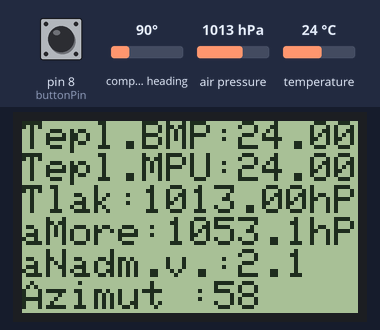
A sketch run on a simulated Arduino Uno, built for the host (arithmetic inside an expression is 32-bit, double 64-bit). Shown: 84×48 one-colour display. The test bench sets the inputs (shaded band); at power-on: compass heading 90°, pin 8 (buttonPin) HIGH, air pressure 1013 hPa, temperature 24 °C. What the sketch prints to the serial monitor is not drawn.

Above: at 3.6 s.
3.7 s: compass heading set to 7°
At 5.5 s:
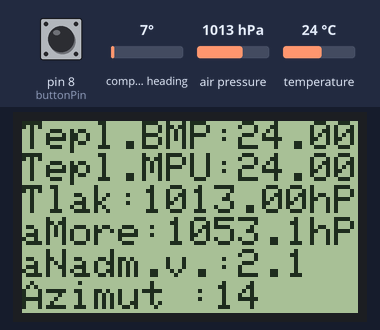
6.5 s: pin 8 (buttonPin) pulled LOW for 0.15 s
At 9.2 s:
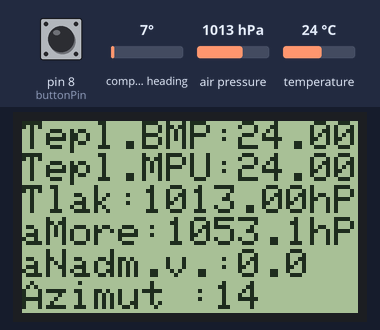
9.5 s: air pressure set to 952 hPa
At 12.0 s:
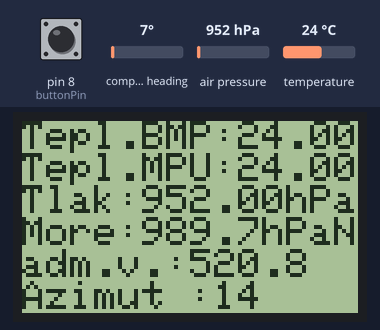
12.5 s: pin 8 (buttonPin) pulled LOW for 1 s
At 14.7 s:
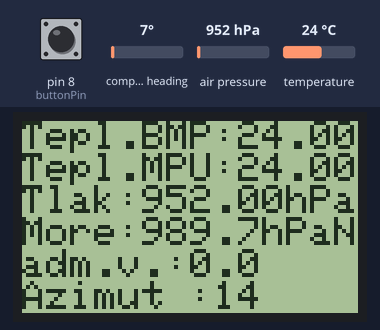
15.5 s: temperature set to 12 °C
At 17.4 s:
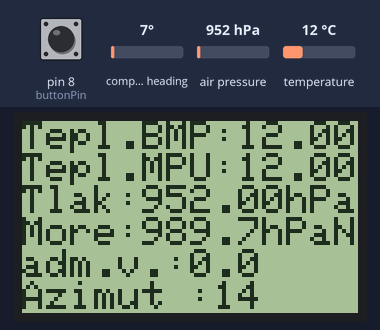
18.5 s: compass heading set to 90°
At 21.3 s:
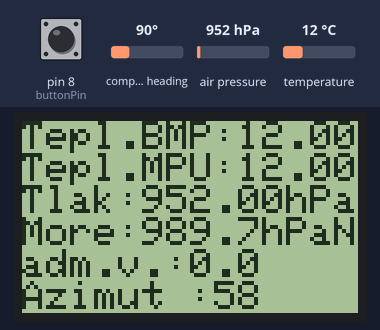
Timing chart, 0 to 22.5 s (numbered marks = the images above; inputs shaded):
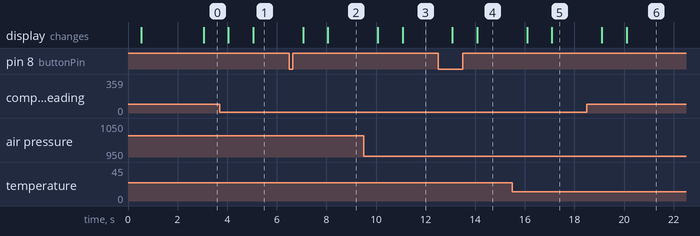

Measured:
- after the input at 3.7 s, the display: first changes after 0.35 s (image 1 shows a later state)
- after the input at 6.5 s, the display: first changes after 0.56 s (image 2 shows a later state)
- after the input at 9.5 s, the display: first changes after 0.57 s (image 3 shows a later state)
- after the input at 12.5 s, the display: first changes after 0.58 s (image 4 shows a later state)
- after the input at 15.5 s, the display: first changes after 0.59 s (image 5 shows a later state)
- after the input at 18.5 s, the display: first changes after 0.60 s (image 6 shows a later state)

The sketch:

M6050comp.ino
```cpp
// Do not remove the include below
#include "M6050comp.h"

// Software SPI (slower updates, more flexible pin options):
// pin 7 - Serial clock out (SCLK)
// pin 6 - Serial data out (DIN)
// pin 5 - Data/Command select (D/C)
// pin 4 - LCD chip select (CS)
// pin 3 - LCD reset (RST)
//Adafruit_PCD8544 LCD = Adafruit_PCD8544(7, 6, 5, 4, 3);
// Hardware SPI (faster, but must use certain hardware pins):
// SCK is LCD serial clock (SCLK) - this is pin 13 on Arduino Uno
// MOSI is LCD DIN - this is pin 11 on an Arduino Uno
// pin 6 - Data/Command select (D/C)
// pin 5 - LCD chip select (CS)
// pin 4 - LCD reset (RST)
Adafruit_PCD8544 LCD = Adafruit_PCD8544(6, 5, 4);
HMC5883L compass;
MPU6050 mpu;
Adafruit_BMP085_Unified bmp = Adafruit_BMP085_Unified(10085);
int buttonPin = 8;
//int battAPin = A0; int battBPin = A1;
//float _battA = 0; float _battB = 0;
int interval = 5; int iz = 0;
float tempBMP;
float tempMPU;
float pressure;
float altitude;
float heading;
float headingDegrees;
float calculseaLevelPressure;
float seaLevelPressure = 1013.25;	//Standardny tlak na hladine mora
//		float seaLevelPressure = 1013.25; 	//Nadmorska vyska

// Set declination angle on your location and fix heading
// You can find your declination on: http://magnetic-declination.com/
// (+) Positive or (-) for negative
// For Bytom / Poland declination angle is 4'26E (positive)
// Formula: (deg + (min / 60.0)) / (180 / M_PI);
float declinationAngle = (4.0 + (34.0 / 60.0)) / (180 / M_PI);

// Note with hardware SPI MISO and SS pins aren't used but will still be read
// and written to during SPI transfer.  Be careful sharing these pins!
void zobraz()
{
	LCD.setTextSize(1);
	LCD.setTextColor(BLACK);
	LCD.setCursor(0,0);
	LCD.print("Tepl.BMP:");
	LCD.print(tempBMP);
	LCD.print("Tepl.MPU:");
	LCD.print(tempMPU);
	LCD.print("Tlak:");
	LCD.print(pressure/100, 2);
	LCD.print("hPa");
	LCD.print("More:");
	LCD.print(calculseaLevelPressure,1);
	LCD.print("hPa");
	LCD.print("Nadm.v.:");
	LCD.println(altitude, 1);
	LCD.print("Azimut :");
	LCD.print(headingDegrees, 0);
	LCD.display();
	LCD.clearDisplay();
}
void zapis()
{
	Serial.print(tempBMP, 1);
	Serial.print("\t");
	Serial.print(tempMPU, 1);
	Serial.print("\t");
	Serial.print(pressure/100, 2);
	Serial.print("\t");
	Serial.print(calculseaLevelPressure, 1);
	Serial.print("\t");
	Serial.print(altitude, 1);
	Serial.print("\t");
	Serial.println(headingDegrees, 0);
}
//The setup function is called once at startup of the sketch
void setup()
{
// Add your initialization code here
	pinMode(buttonPin,INPUT_PULLUP);
	LCD.begin(58);
	delay(500);
	LCD.clearDisplay();
	LCD.setRotation(0);
	LCD.setTextSize(1);
	LCD.setTextColor(BLACK);
	LCD.setCursor(20,0);
	LCD.println("MPU-6050");
	LCD.setCursor(40,15);
	LCD.println("+");
	LCD.setCursor(22,30);
	LCD.println("BMP-085");
	LCD.display();
	delay(1500);
	LCD.clearDisplay();
	Serial.begin(57600);
// If you have GY-86 or GY-87 module.
// To access HMC5883L you need to disable the I2C Master Mode and Sleep Mode, and enable I2C Bypass Mode
	while(!mpu.begin(MPU6050_SCALE_2000DPS, MPU6050_RANGE_2G))
	{
		Serial.println("Could not find a valid MPU6050 sensor, check wiring!");
	    delay(500);
	}
	while(!bmp.begin())
	{
	    Serial.println("Could not find a valid BMPU085 sensor, check wiring!");
	    delay(500);
	 }
	mpu.setI2CMasterModeEnabled(false);
	mpu.setI2CBypassEnabled(true) ;
	mpu.setSleepEnabled(false);
	// Initialize Initialize HMC5883L
	Serial.println("Initialize HMC5883L");
	while (!compass.begin())
	{
	    Serial.println("Could not find a valid HMC5883L sensor, check wiring!");
	    delay(500);
	}
// Set measurement range
	compass.setRange(HMC5883L_RANGE_1_3GA);
// Set measurement mode
	compass.setMeasurementMode(HMC5883L_CONTINOUS);
// Set data rate
	compass.setDataRate(HMC5883L_DATARATE_15HZ);
// Set number of samples averaged
	compass.setSamples(HMC5883L_SAMPLES_8);
// Set calibration offset. See HMC5883L_calibration.ino
	compass.setOffset(-111, 56, -66); //0,0 povodne
}
// The loop function is called in an endless loop
void loop()
{
//Add your repeated code here
	iz++;
	tempBMP =  0; tempMPU = 0; pressure = 0;
	altitude = 0; headingDegrees = 0; float _tempBMP = 0;
	float _pressure = 0;
	calculseaLevelPressure = 0;		//Prepoc. tlak na urovni mora
	sensors_event_t event;
	bmp.getEvent(&event);
	for(int i=1;i<=4;i++)
	{
		Vector norm = compass.readNormalize();
// Calculate heading
		heading = atan2(norm.YAxis, -norm.ZAxis);
		heading += declinationAngle;
// Correct for heading < 0deg and heading > 360deg
		if (heading < 0) heading += 2 * PI;
		if (heading > 2 * PI) heading -= 2 * PI;
// Convert to degrees
		headingDegrees += heading * 180/M_PI;
// Read temp from MPU
		tempMPU += mpu.readTemperature();
// Read temp from BMP
		bmp.getTemperature(&tempBMP);
		_tempBMP += tempBMP;
		bmp.getPressure(&pressure);
		_pressure += pressure;
		bool buttonValue = digitalRead(buttonPin);
//		Serial.println(buttonValue); 	//stlaceny = 0
		if(!buttonValue) seaLevelPressure=_pressure/i/100;
// Then convert the atmospheric pressure, and SLP to altitude
// Update this next line with the current SLP for better results
// Read altitude from BMP
		calculseaLevelPressure += bmp.seaLevelForAltitude(326, event.pressure);
		altitude += bmp.pressureToAltitude(seaLevelPressure, event.pressure);
		delay(240);
	}
	headingDegrees /= 4; tempMPU /= 4;
	tempBMP = _tempBMP/4; altitude /= 4;
	calculseaLevelPressure /= 4; pressure = _pressure/4;
	zobraz();
	if(Serial){
		if (interval==iz)
		{
			zapis();
			iz = 0;
		}
	}
	else iz=0;
}
```

M6050comp.h
```cpp
// Only modify this file to include
// - function definitions (prototypes)
// - include files
// - extern variable definitions
// In the appropriate section

#ifndef _M6050comp_H_
#define _M6050comp_H_
#include "Arduino.h"
//add your includes for the project M6050comp here
#include <SPI.h>
#include <Adafruit_GFX.h>
#include <Adafruit_PCD8544.h>
#include <Wire.h>
#include <HMC5883L.h>
#include <MPU6050.h>
#include <Adafruit_Sensor.h>
#include <Adafruit_BMP085_U.h>

//end of add your includes here
#ifdef __cplusplus
extern "C" {
#endif
void loop();
void setup();
#ifdef __cplusplus
} // extern "C"
#endif

//add your function definitions for the project M6050comp here
void zobraz(); 	//Zobrazi na LCD
void zapis();	//Zapis cez serial

//Do not add code below this line
#endif /* _M6050comp_H_ */
```
